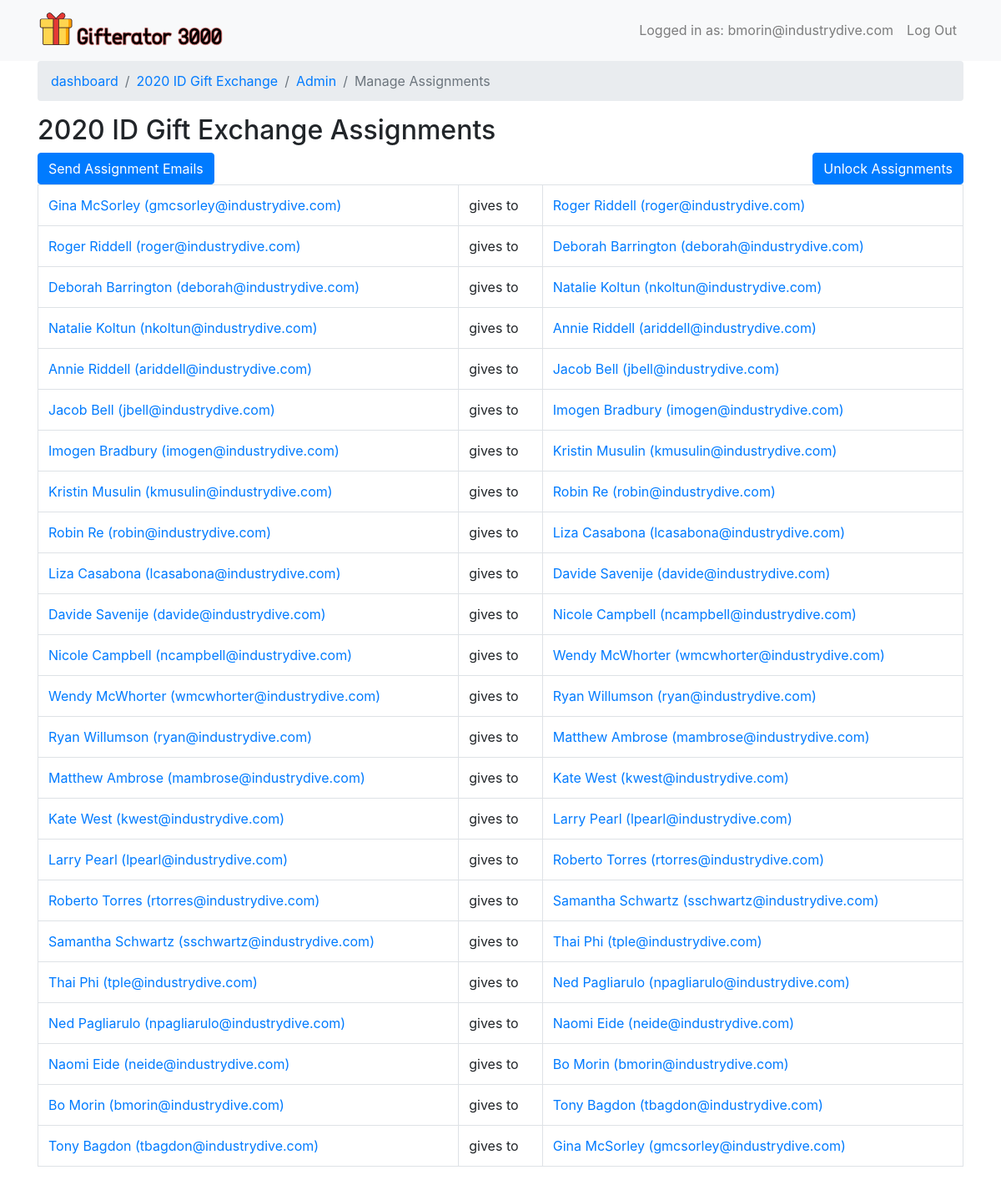
Screenshot of /giftexchange/1/manage/assignments/ (signed in) with the database file from the repository.
### giftexchange/models.py (models this page shows, shortened)
class GiftExchange(models.Model):
	title = models.CharField(max_length=300, unique=True)
	date = models.DateField(blank=True, null=True)
	location = models.CharField(max_length=500)
	description = models.TextField(blank=True, null=True)
	spending_limit = models.IntegerField(default=0)
	admin_appuser = models.ManyToManyField(AppUser)
	assignments_locked = models.BooleanField(default=False)
	@property
	def ordered_assignments(self):
		assignments = []
		if self.exchangeassignment_set.count() > 0:
			start_assignment = self.exchangeassignment_set.order_by('pk').first()
			next_assignment = start_assignment
			next_giver = start_assignment.reciever
			while next_assignment.reciever != start_assignment.giver:
				assignments.append(next_assignment)
				next_assignment = self.exchangeassignment_set.all().get(giver=next_assignment.reciever)
				next_giver = next_assignment.reciever
			assignments.append(next_assignment)
		return assignments

class ExchangeAssignment(models.Model):
	giftexchange = models.ForeignKey(GiftExchange, on_delete=models.CASCADE)
	giver = models.ForeignKey(Participant, on_delete=models.CASCADE, related_name='giftexchange_giver')
	reciever = models.ForeignKey(Participant, on_delete=models.CASCADE, related_name='giftexchange_reciever')
	class Meta:
		unique_together = ['giftexchange', 'giver', 'reciever']

class Participant(models.Model):
	appuser = models.ForeignKey(AppUser, on_delete=models.CASCADE)
	giftexchange = models.ForeignKey(GiftExchange, on_delete=models.CASCADE)
	likes = models.TextField(blank=True, null=True)
	dislikes = models.TextField(blank=True, null=True)
	allergies_sensitivities = models.TextField(blank=True, null=True)

class AppUser(models.Model):
	djangouser = models.OneToOneField(User, on_delete=models.CASCADE)
	needs_password_reset = models.BooleanField(default=True)
	default_likes = models.TextField(blank=True, null=True)
	default_dislikes = models.TextField(blank=True, null=True)
	default_allergies_sensitivities = models.TextField(blank=True, null=True)
	def __str__(self):
		return '{} {} ({})'.format(self.djangouser.first_name, self.djangouser.last_name, self.djangouser.email)
	def exchange_participant(self, giftexchange):
		participant_exists = Participant.objects.filter(appuser=self, giftexchange=giftexchange).exists()
		if participant_exists:
			return Participant.objects.get(appuser=self, giftexchange=giftexchange)
		return False
	@classmethod
	def get(cls, djangouser):
		return cls.objects.get(djangouser=djangouser)

### giftexchange/views.py (the view)
# urls.py: path('giftexchange/<int:giftexchange_id>/manage/assignments/', views.ViewAssignments.as_view(), name='giftexchange_manage_assignments'),
class ViewAssignments(GiftExchangeAdminView):
	def get(self, request, *args, **kwargs):
		template = loader.get_template('giftexchange/manage_assignments.html')
		context = {
			'breadcrumbs': [
				('dashboard', reverse('dashboard')),
				(self.giftexchange.title, reverse('giftexchange_detail', kwargs={'giftexchange_id': self.giftexchange_id})),
				('Admin', reverse('giftexchange_manage_dashboard', kwargs={'giftexchange_id': self.giftexchange_id})),
				('Manage Assignments', None)
			],
			'giftexchange': self.giftexchange,
			'assignments': self.giftexchange.ordered_assignments
		}
		return HttpResponse(template.render(context, request))

### giftexchange/views.py (called while the page is built)
	def _get_participant_and_exchange(self, appuser, giftexchange_id):
		giftexchange = None
		participant_details = None
		giftexchange = GiftExchange.objects.filter(pk=giftexchange_id).first()
		if giftexchange:
			participant_details = appuser.exchange_participant(giftexchange)
		return giftexchange, participant_details

	def setup(self, request, *args, **kwargs):
		super(AuthenticatedView, self).setup(request, *args, **kwargs)
		if not self.request.user.is_authenticated:
			raise Http404('Login Required')
		self.giftexchange = None
		self.is_admin = False
		self.djangouser = request.user
		self.appuser = AppUser.get(djangouser=self.djangouser)
		if 'giftexchange_id' in kwargs:
			self.giftexchange = GiftExchange.objects.filter(pk=kwargs['giftexchange_id']).first()
			self.giftexchange_id = self.giftexchange.pk

	def setup(self, request, *args, **kwargs):
		super(GiftExchangeAdminView, self).setup(request, *args, **kwargs)
		self.giftexchange_id = kwargs['giftexchange_id']
		self.appuser = AppUser.get(djangouser=request.user)
		self.giftexchange, self.participant_details = self._get_participant_and_exchange(self.appuser, self.giftexchange_id)
		if not self.giftexchange:
			raise Http404('Gift exchange with id {} not found'.format(self.giftexchange_id))
		if not self.participant_details:
			raise Http404('User not a participant on this exchange')
		if not self.appuser in self.giftexchange.admin_appuser.all():
			raise Http404('User not an admin on this exchange')

### giftexchange/templates/giftexchange/manage_assignments.html
{% extends 'giftexchange/base.html' %}
{% block page_content %}
	<h2>{{giftexchange.title}} Assignments</h2>
	<div class="row">
		<div class="col">
		{% if not giftexchange.assignments_locked %}
			<a class="float-left"  href="{% url 'giftexchange_set_assignments' giftexchange_id=giftexchange.pk %}"><button class="btn btn-primary">{% if assignments %}Reset {%else%}Set {% endif%}Assignments</button></a>
			{% if assignments %}
				<a class="float-right" href="{% url 'giftexchange_toggle_assignment_lock' giftexchange_id=giftexchange.pk %}"><button class="btn btn-primary">Lock Assignments</button></a>
			{% endif%}
		{% else %}
			<a class="float-left"  href="{% url 'giftexchange_set_assignments' giftexchange_id=giftexchange.pk %}"><button class="btn btn-primary">Send Assignment Emails</button></a>
			<a class="float-right" href="{% url 'giftexchange_toggle_assignment_lock' giftexchange_id=giftexchange.pk %}"><button class="btn btn-primary">Unlock Assignments</button></a>
		{% endif %}
		</div>
	</div>
	<div class="row">
		<div class="col">
		<table class="table table-bordered">
			{% for assignment in assignments %}
				<tr>
					<td><a href="{% url 'giftexchange_detail_appuser' giftexchange_id=giftexchange.pk appuser_id=assignment.giver.appuser.pk %}">{{assignment.giver.appuser}}</a></td>
					<td>gives to</td>
					<td><a href="{% url 'giftexchange_detail_appuser' giftexchange_id=giftexchange.pk appuser_id=assignment.reciever.appuser.pk %}">{{assignment.reciever.appuser}}</a></td>
				</tr>
			{% endfor %}
		</table>
		</div>
	</div>
{% endblock %}

### giftexchange/templates/giftexchange/base.html (shortened to what this page needs)
{% load static %}
<!DOCTYPE html>
<html lang="en">
<head>
	<link href="{% static 'bootstrap/css/bootstrap.min.css' %}" rel="stylesheet">
	<link href= 'https://ajax.googleapis.com/ajax/libs/jqueryui/1.12.1/themes/ui-lightness/jquery-ui.css' rel='stylesheet'>
</head>
<body>
	{% block header_nav %}
		<nav class="navbar navbar-expand-sm bg-light navbar-light">
			<div class="container">
				<a class="navbar-brand float-left" href="{% url 'dashboard' %}">
					<img class="d-inline-block align-top" src="{% static 'site-images/gifterator-icon.png' %}" width="225px"/>
				</a>
				<ul class="navbar-nav">
					{% if request.user.is_authenticated %}
						<li class="nav-item">
							<a href="{% url 'profile' %}" class="nav-link">Logged in as: {{request.user.username}}</a>
						</li>
						<li class="nav-item">
							<a class="nav-link" href="{% url 'logout' %}">Log Out</a>
						</li>
					{% else %}
						<li class="nav-item">
							<a class="nav-link" href="{% url 'login' %}">Log In</a>
						</li>
					{% endif %}
				</ul>
			</div>
		</nav>
	{% endblock %}
	{% if breadcrumbs %}
		<div class="container">
			<nav aria-label="breadcrumb">
			  <ol class="breadcrumb">
			  	{% for title, link in breadcrumbs %}
					{% if link %}
						<li class="breadcrumb-item"><a href="{{link}}">{{title}}</a></li>
					{% else %}
						<li class="breadcrumb-item active">{{title}}</li>
					{% endif %}
				{% endfor %}
			  </ol>
			</nav>
		</div>
	{% endif %}
	<div class="container">
		<div id="main-content">
				{% block page_content %}{% endblock %}
		</div>
	</div>
</body>

### rows the page displays
GiftExchange: breadcrumbs "2020 ID Gift Exchange", title "2020 ID Gift Exchange"
ExchangeAssignment: giver.appuser "Gina McSorley (gmcsorley@industrydive.com)", reciever.appuser "Roger Riddell (roger@industrydive.com)"
ExchangeAssignment: giver.appuser "Roger Riddell (roger@industrydive.com)", reciever.appuser "Deborah Barrington (deborah@industrydive.com)"
ExchangeAssignment: giver.appuser "Deborah Barrington (deborah@industrydive.com)", reciever.appuser "Natalie Koltun (nkoltun@industrydive.com)"
ExchangeAssignment: giver.appuser "Natalie Koltun (nkoltun@industrydive.com)", reciever.appuser "Annie Riddell (ariddell@industrydive.com)"
ExchangeAssignment: giver.appuser "Annie Riddell (ariddell@industrydive.com)", reciever.appuser "Jacob Bell (jbell@industrydive.com)"
ExchangeAssignment: giver.appuser "Jacob Bell (jbell@industrydive.com)", reciever.appuser "Imogen Bradbury (imogen@industrydive.com)"
ExchangeAssignment: giver.appuser "Imogen Bradbury (imogen@industrydive.com)", reciever.appuser "Kristin Musulin (kmusulin@industrydive.com)"
ExchangeAssignment: giver.appuser "Kristin Musulin (kmusulin@industrydive.com)", reciever.appuser "Robin Re (robin@industrydive.com)"
ExchangeAssignment: giver.appuser "Robin Re (robin@industrydive.com)", reciever.appuser "Liza Casabona (lcasabona@industrydive.com)"
ExchangeAssignment: giver.appuser "Liza Casabona (lcasabona@industrydive.com)", reciever.appuser "Davide Savenije (davide@industrydive.com)"
ExchangeAssignment: giver.appuser "Davide Savenije (davide@industrydive.com)", reciever.appuser "Nicole Campbell (ncampbell@industrydive.com)"
ExchangeAssignment: giver.appuser "Nicole Campbell (ncampbell@industrydive.com)", reciever.appuser "Wendy McWhorter (wmcwhorter@industrydive.com)"
ExchangeAssignment: giver.appuser "Wendy McWhorter (wmcwhorter@industrydive.com)", reciever.appuser "Ryan Willumson (ryan@industrydive.com)"
ExchangeAssignment: giver.appuser "Ryan Willumson (ryan@industrydive.com)", reciever.appuser "Matthew Ambrose (mambrose@industrydive.com)"
ExchangeAssignment: giver.appuser "Matthew Ambrose (mambrose@industrydive.com)", reciever.appuser "Kate West (kwest@industrydive.com)"
ExchangeAssignment: giver.appuser "Kate West (kwest@industrydive.com)", reciever.appuser "Larry Pearl (lpearl@industrydive.com)"
ExchangeAssignment: giver.appuser "Larry Pearl (lpearl@industrydive.com)", reciever.appuser "Roberto Torres (rtorres@industrydive.com)"
ExchangeAssignment: giver.appuser "Roberto Torres (rtorres@industrydive.com)", reciever.appuser "Samantha Schwartz (sschwartz@industrydive.com)"
ExchangeAssignment: giver.appuser "Samantha Schwartz (sschwartz@industrydive.com)", reciever.appuser "Thai Phi (tple@industrydive.com)"
ExchangeAssignment: giver.appuser "Thai Phi (tple@industrydive.com)", reciever.appuser "Ned Pagliarulo (npagliarulo@industrydive.com)"
ExchangeAssignment: giver.appuser "Ned Pagliarulo (npagliarulo@industrydive.com)", reciever.appuser "Naomi Eide (neide@industrydive.com)"
ExchangeAssignment: giver.appuser "Naomi Eide (neide@industrydive.com)", reciever.appuser "Bo Morin (bmorin@industrydive.com)"
ExchangeAssignment: giver.appuser "Bo Morin (bmorin@industrydive.com)", reciever.appuser "Tony Bagdon (tbagdon@industrydive.com)"
ExchangeAssignment: giver.appuser "Tony Bagdon (tbagdon@industrydive.com)", reciever.appuser "Gina McSorley (gmcsorley@industrydive.com)"

### other values shown
{{ request.user.username }} "bmorin@industrydive.com"
{{ title }} "dashboard" "Admin"
{{ title }} "Manage Assignments"
